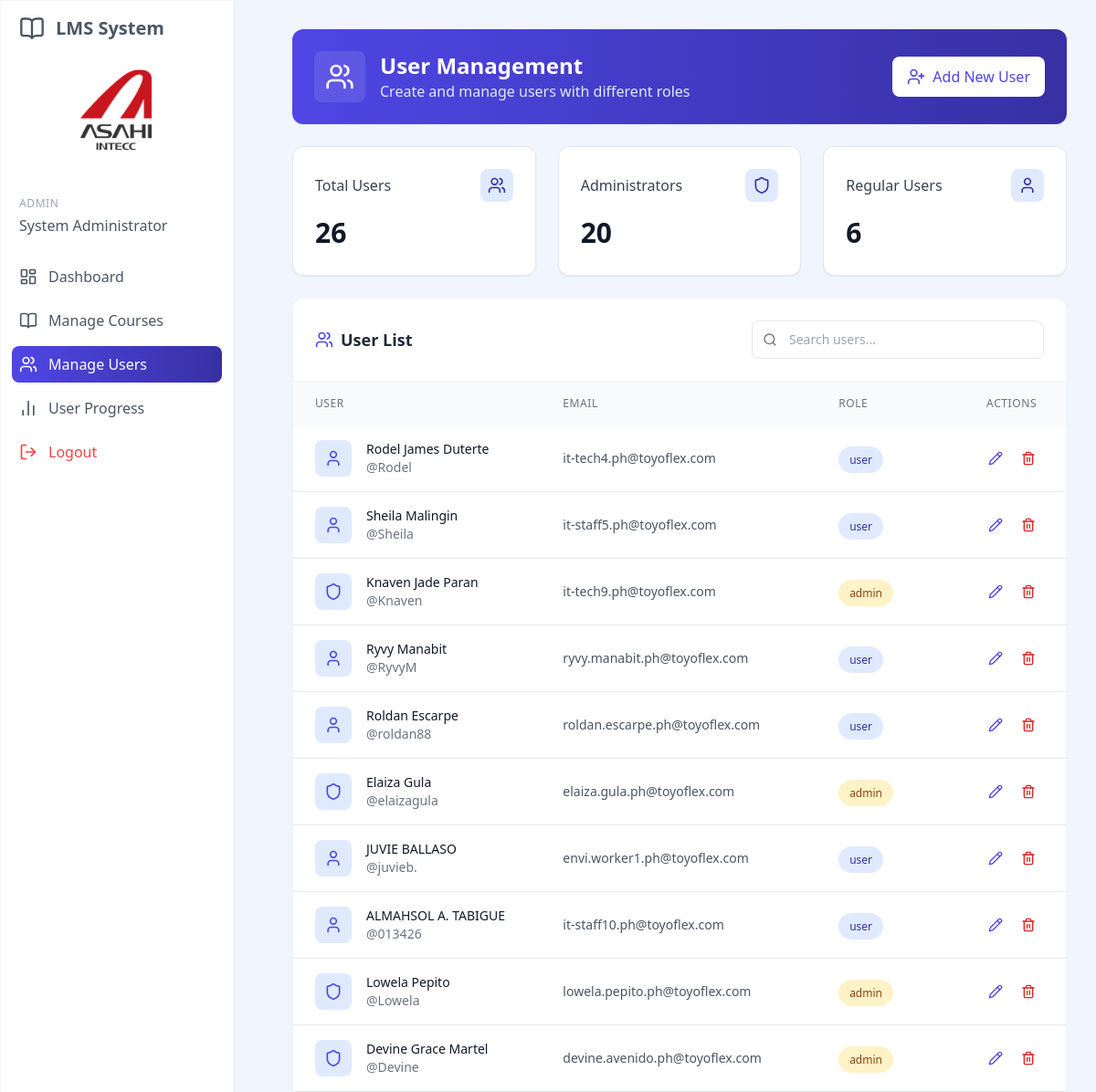
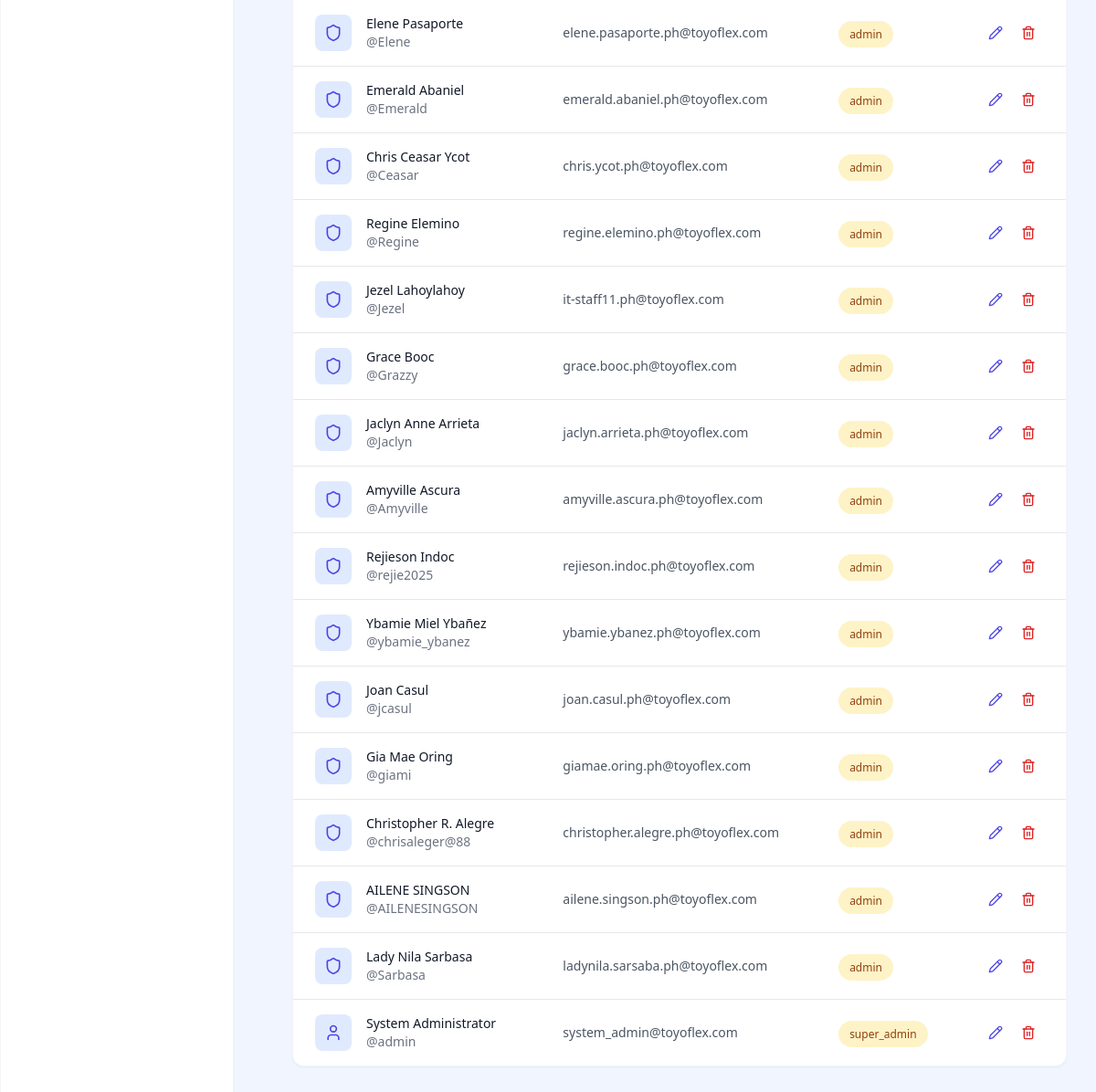
/manage_users.php (signed in), run on the app's committed database (2 pictures, top to bottom).
### tables this page shows
CREATE TABLE `users` (
  `id` int(11) NOT NULL,
  `username` varchar(50) NOT NULL,
  `full_name` varchar(100) NOT NULL,
  `password` varchar(255) NOT NULL,
  `email` varchar(100) NOT NULL,
  `role` enum('admin','user','super_admin') DEFAULT 'user',
  `department` tinyint(11) UNSIGNED DEFAULT NULL,
  `division` tinyint(11) UNSIGNED DEFAULT NULL,
  `position` tinyint(11) UNSIGNED DEFAULT NULL,
  `section` tinyint(11) UNSIGNED DEFAULT NULL,
  `company_group` tinyint(11) UNSIGNED DEFAULT NULL,
  `created_at` timestamp NULL DEFAULT current_timestamp(),
  `updated_at` timestamp NULL DEFAULT current_timestamp() ON UPDATE current_timestamp(),
  `active` tinyint(1) NOT NULL DEFAULT 0
);

### web/manage_users.php (the view, shortened to what this page needs)
<?php
require_once '../config.php';
$search = $_GET['search'] ?? '';
$query = "SELECT
            id,
            username,
            full_name,
            email,
            role,
            division,
            section,
            department,
            created_at
          FROM users
          WHERE (username LIKE ? OR full_name LIKE ? OR email LIKE ?)
          ORDER BY created_at DESC";
$search_param = "%$search%";
$stmt = $conn->prepare($query);
$stmt->bind_param("sss", $search_param, $search_param, $search_param);
$stmt->execute();
$users = $stmt->get_result()->fetch_all(MYSQLI_ASSOC);
include 'includes/header.php';
?>
<!DOCTYPE html>
<html lang="en">
<head>
</head>
<body class="bg-blue-50">
    <div class="p-8 sm:ml-72">
        <div class="container mx-auto">
            <div class="bg-gradient-to-r from-blue-600 to-blue-800 rounded-xl p-6 mb-6 flex justify-between items-center shadow-sm">
                <div class="flex items-center">
                    <div class="bg-white/10 p-3 rounded-lg mr-4">
                        <i data-lucide="users" class="h-8 w-8 text-white"></i>
                    </div>
                    <div>
                        <h1 class="text-2xl font-bold text-white">User Management</h1>
                        <p class="text-blue-100">Create and manage users with different roles</p>
                    </div>
                </div>
                <button class="px-4 py-2.5 bg-white text-blue-600 rounded-lg flex items-center gap-2 transition-all duration-200 font-medium shadow-sm"
                        onclick="showModal('addUserModal')">
                    <i data-lucide="user-plus" class="h-5 w-5"></i>
                    <span>Add New User</span>
                </button>
            </div>
            <div class="grid grid-cols-1 md:grid-cols-3 gap-6 mb-6">
                <div class="bg-white rounded-xl shadow-sm p-6 border border-gray-200 hover:shadow-md transition-all duration-300">
                    <div class="flex items-center justify-between mb-4">
                        <h3 class="text-gray-700 font-medium">Total Users</h3>
                        <div class="bg-blue-100 text-blue-800 p-2 rounded-lg">
                            <i data-lucide="users" class="w-5 h-5"></i>
                        </div>
                    </div>
                    <div class="text-3xl font-bold text-gray-900 mb-1"><?php echo count($users); ?></div>
                </div>
                <div class="bg-white rounded-xl shadow-sm p-6 border border-gray-200 hover:shadow-md transition-all duration-300">
                    <div class="flex items-center justify-between mb-4">
                        <h3 class="text-gray-700 font-medium">Administrators</h3>
                        <div class="bg-blue-100 text-blue-800 p-2 rounded-lg">
                            <i data-lucide="shield" class="w-5 h-5"></i>
                        </div>
                    </div>
                    <div class="text-3xl font-bold text-gray-900 mb-1">
                        <?php
                        $admin_count = 0;
                        foreach ($users as $user) {
                            if ($user['role'] === 'admin' || $user['role'] === 'super_admin') {
                                $admin_count++;
                            }
                        }
                        echo $admin_count;
                        ?>
                    </div>
                </div>
                <div class="bg-white rounded-xl shadow-sm p-6 border border-gray-200 hover:shadow-md transition-all duration-300">
                    <div class="flex items-center justify-between mb-4">
                        <h3 class="text-gray-700 font-medium">Regular Users</h3>
                        <div class="bg-blue-100 text-blue-800 p-2 rounded-lg">
                            <i data-lucide="user" class="w-5 h-5"></i>
                        </div>
                    </div>
                    <div class="text-3xl font-bold text-gray-900 mb-1">
                        <?php
                        $user_count = 0;
                        foreach ($users as $user) {
                            if ($user['role'] === 'user') {
                                $user_count++;
                            }
                        }
                        echo $user_count;
                        ?>
                    </div>
                </div>
            </div>
            <div class="bg-white rounded-xl shadow-sm border border-gray-100 overflow-hidden">
                <div class="p-6 border-b border-gray-100">
                    <div class="flex flex-col md:flex-row justify-between items-center gap-4">
                        <h2 class="text-lg font-semibold text-gray-800 flex items-center">
                            <i data-lucide="users" class="h-5 w-5 text-blue-600 mr-2"></i>
                            User List
                        </h2>
                        <div class="relative max-w-xs w-full">
                            <span class="absolute inset-y-0 left-0 flex items-center pl-3 text-gray-500">
                                <i data-lucide="search" class="h-4 w-4"></i>
                            </span>
                            <input type="search"
                                   class="w-full pl-10 pr-4 py-2.5 border border-gray-200 rounded-lg text-sm focus:outline-none focus:ring-2 focus:ring-blue-500 transition"
                                   id="searchUsers"
                                   placeholder="Search users..."
                                   required>
                        </div>
                    </div>
                </div>
                <div class="overflow-x-auto">
                    <table class="w-full">
                        <thead>
                            <tr class="bg-gray-50 text-left">
                                <th class="px-6 py-4 text-xs font-medium text-gray-500 uppercase tracking-wider">User</th>
                                <th class="px-6 py-4 text-xs font-medium text-gray-500 uppercase tracking-wider">Email</th>
                                <th class="px-6 py-4 text-xs font-medium text-gray-500 uppercase tracking-wider">Role</th>
                                <th class="px-6 py-4 text-xs font-medium text-gray-500 uppercase tracking-wider text-center">Actions</th>
                            </tr>
                        </thead>
                        <tbody class="divide-y divide-gray-200">
                            <?php if (empty($users)): ?>
                                <tr>
                                    <td colspan="4" class="px-6 py-12 text-center">
                                        <div class="flex flex-col items-center justify-center text-gray-500">
                                            <i data-lucide="users-x" class="h-12 w-12 text-gray-300 mb-4"></i>
                                            <h3 class="text-lg font-medium text-gray-900 mb-1">No users found</h3>
                                            <p class="text-gray-500 mb-4">Get started by creating your first user</p>
                                            <button class="px-4 py-2 bg-blue-600 hover:bg-blue-700 text-white rounded-lg flex items-center gap-2 transition text-sm font-medium"
                                                    onclick="showModal('addUserModal')">
                                                <i data-lucide="user-plus" class="h-4 w-4"></i> Add New User
                                            </button>
                                        </div>
                                    </td>
                                </tr>
                            <?php else: ?>
                                <?php foreach ($users as $user): ?>
                                <tr class="hover:bg-blue-50/50 transition-colors">
                                    <td class="px-6 py-4 whitespace-nowrap">
                                        <div class="flex items-center">
                                            <div class="w-10 h-10 flex-shrink-0 bg-blue-100 rounded-lg flex items-center justify-center mr-4">
                                                <i data-lucide="<?php echo $user['role'] === 'admin' ? 'shield' : 'user'; ?>" class="h-5 w-5 text-blue-600"></i>
                                            </div>
                                            <div>
                                                <div class="text-sm font-medium text-gray-900"><?php echo htmlspecialchars($user['full_name']); ?></div>
                                                <div class="text-sm text-gray-500">@<?php echo htmlspecialchars($user['username']); ?></div>
                                            </div>
                                        </div>
                                    </td>
                                    <td class="px-6 py-4 whitespace-nowrap">
                                        <div class="text-sm text-gray-600"><?php echo htmlspecialchars($user['email']); ?></div>
                                    </td>
                                    <td class="px-6 py-4 whitespace-nowrap">
                                        <span class="px-3 py-1.5 text-xs font-medium rounded-full
                                            <?php echo $user['role'] === 'admin' || $user['role'] === 'super_admin' ? 'bg-amber-100 text-amber-800' : 'bg-blue-100 text-blue-800'; ?>">
                                            <?php echo htmlspecialchars($user['role']); ?>
                                        </span>
                                    </td>
                                    <td class="px-6 py-4 whitespace-nowrap text-center">
                                        <div class="flex justify-center items-center space-x-2">
                                            <?php if ($_SESSION['role'] == 'super_admin'): ?>
                                                <button class="p-1.5 text-blue-600 hover:text-blue-800 hover:bg-blue-50 rounded-lg transition-colors"
                                                        onclick="openEditUserModal(
                                                            <?php echo $user['id']; ?>,
                                                            '<?php echo htmlspecialchars($user['username']); ?>',
                                                            '<?php echo htmlspecialchars($user['email']); ?>',
                                                            '<?php echo htmlspecialchars($user['full_name']); ?>',
                                                            '<?php echo htmlspecialchars($user['role']); ?>',
                                                            '<?php echo $user['division'] ?? ''; ?>',
                                                            '<?php echo $user['section'] ?? ''; ?>',
                                                            '<?php echo $user['department'] ?? ''; ?>'
                                                        )"
                                                        title="Edit User">
                                                    <i data-lucide="pencil" class="h-4 w-4"></i>
                                                </button>
                                                <button class="p-1.5 text-red-600 hover:text-red-800 hover:bg-red-50 rounded-lg transition-colors"
                                                        onclick="openDeleteUserModal(<?php echo $user['id']; ?>, '<?php echo htmlspecialchars($user['full_name']); ?>')"
                                                        title="Delete User">
                                                    <i data-lucide="trash-2" class="h-4 w-4"></i>
                                                </button>
                                            <?php else: ?>
                                                <span class="text-xs text-gray-400 italic">Not Allowed</span>
                                            <?php endif; ?>
                                        </div>
                                    </td>
                                </tr>
                                <?php endforeach; ?>
                            <?php endif; ?>
                        </tbody>
                    </table>
                </div>
            </div>
        </div>
    </div>
</body>
</html>

### data on the page
users: full_name "Rodel James Duterte", username "Rodel", email "it-tech4.ph@toyoflex.com", role "user"
users: full_name "Sheila Malingin", username "Sheila", email "it-staff5.ph@toyoflex.com", role "user"
users: full_name "Knaven Jade Paran", username "Knaven", email "it-tech9.ph@toyoflex.com", role "admin"
users: full_name "Ryvy Manabit", username "RyvyM", email "ryvy.manabit.ph@toyoflex.com", role "user"
users: full_name "Roldan Escarpe", username "roldan88", email "roldan.escarpe.ph@toyoflex.com", role "user"
users: full_name "Elaiza Gula", username "elaizagula", email "elaiza.gula.ph@toyoflex.com", role "admin"
users: full_name "JUVIE BALLASO", username "juvieb.", email "envi.worker1.ph@toyoflex.com", role "user"
users: full_name "ALMAHSOL A. TABIGUE", username "013426", email "it-staff10.ph@toyoflex.com", role "user"
users: full_name "Lowela Pepito", username "Lowela", email "lowela.pepito.ph@toyoflex.com", role "admin"
users: full_name "Devine Grace Martel", username "Devine", email "devine.avenido.ph@toyoflex.com", role "admin"
users: full_name "Elene Pasaporte", username "Elene", email "elene.pasaporte.ph@toyoflex.com", role "admin"
users: full_name "Emerald Abaniel", username "Emerald", email "emerald.abaniel.ph@toyoflex.com", role "admin"
users: full_name "Chris Ceasar Ycot", username "Ceasar", email "chris.ycot.ph@toyoflex.com", role "admin"
users: full_name "Regine Elemino", username "Regine", email "regine.elemino.ph@toyoflex.com", role "admin"
users: full_name "Jezel Lahoylahoy", username "Jezel", email "it-staff11.ph@toyoflex.com", role "admin"
users: full_name "Grace Booc", username "Grazzy", email "grace.booc.ph@toyoflex.com", role "admin"
users: full_name "Jaclyn Anne Arrieta", username "Jaclyn", email "jaclyn.arrieta.ph@toyoflex.com", role "admin"
users: full_name "Amyville Ascura", username "Amyville", email "amyville.ascura.ph@toyoflex.com", role "admin"
users: full_name "Rejieson Indoc", username "rejie2025", email "rejieson.indoc.ph@toyoflex.com", role "admin"
users: full_name "Ybamie Miel Ybañez", username "ybamie_ybanez", email "ybamie.ybanez.ph@toyoflex.com", role "admin"
users: full_name "Joan Casul", username "jcasul", email "joan.casul.ph@toyoflex.com", role "admin"
users: full_name "Gia Mae Oring", username "giami", email "giamae.oring.ph@toyoflex.com", role "admin"
users: full_name "Christopher R. Alegre", username "chrisaleger@88", email "christopher.alegre.ph@toyoflex.com", role "admin"
users: full_name "AILENE SINGSON", username "AILENESINGSON", email "ailene.singson.ph@toyoflex.com", role "admin"
users: full_name "Lady Nila Sarbasa", username "Sarbasa", email "ladynila.sarsaba.ph@toyoflex.com", role "admin"
users: full_name "System Administrator", username "admin", email "system_admin@toyoflex.com", role "super_admin"

### other printed values
$_SESSION['full_name'] "System Administrator"
count($users) "26"
$admin_count "20"
$user_count "6"
